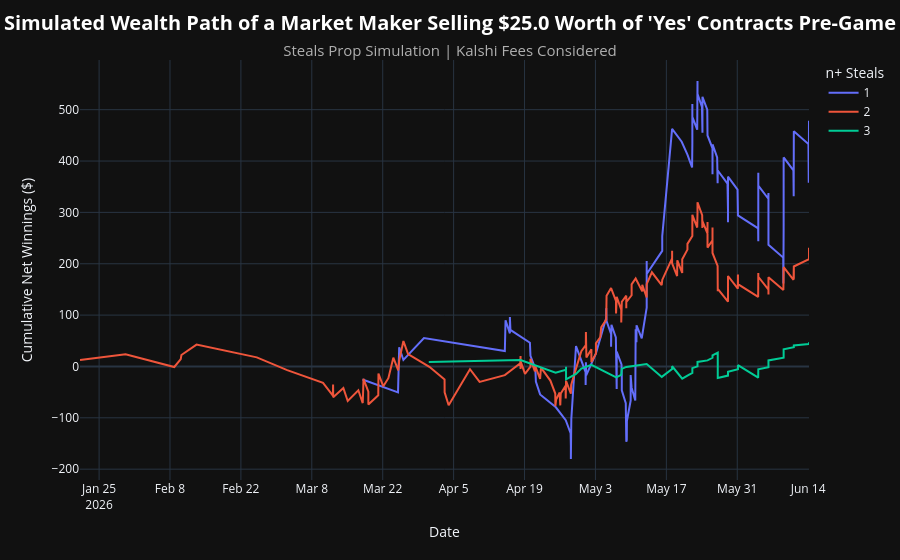

The notebook cell saved with this chart:
### Code cell
# Simulation: Sell Yes Limit Order
#   - A market maker provides $25 worth of liquidity on every steals prop market
#   - Fill price is naively approximated as the historical dollar-volume-weighted average pre-game price
#   - The wealth path evolves over time, starting at zero

n_steals = set(int(r['steals'][:-1]) for r in results if r['n'] > 500) # More than 500 trades

n_steals_map = dict()
for n in n_steals:
    df = steals_df[steals_df['n_steals'] == n].copy()
    sim_results = simulation(
        df=df,
        side='no',                      # Selling 'yes' is the same as buying 'no'
        liquidity_amt=LIQUIDITY_AMOUNT,
        fee=KALSHI_MAKER_FEE,           # Assume the 'yes' contract is sold by a market maker offering liquidity to a retail taker
        by='dvwa',
        trades=TRADES,                  # Strictly more than x trades occured pre-game
        dollar_volume=DOLLAR_VOLUME     # Strictly more than y dollar volume pre-game
    )
    sim_results['n_steals'] = n 

    w = simulation_statistics(
        df=sim_results,
        group_returns_by='weekly'
    )     
    m = simulation_statistics(
        df=sim_results,
        group_returns_by='monthly'
    )  

    n_steals_map[n] = {
        'simulation_results'       : sim_results,
        'weekly_simulation_stats'  : w,
        'monthly_simulation_stats' : m,
    }

combined_df = pd.concat(
    [v['simulation_results'] for v in n_steals_map.values()],
    ignore_index=True
)

fig = px.line(
    combined_df,
    x='close_time',
    y='cum_net_winnings',
    color='n_steals'        
)

fig.update_layout(
    template='plotly_dark',
    title={
        'text': (
            f"<b>Simulated Wealth Path of a Market Maker Selling ${LIQUIDITY_AMOUNT} Worth of 'Yes' Contracts Pre-Game</b><br>"
            f"<span style='font-size: 15px; color: #b0b0b0;'>Steals Prop Simulation | Kalshi Fees Considered</span>"
        ),
        'font': {'size': 20, 'color': '#ffffff'},
        'x': 0.5,
        'xanchor': 'center'
    },
    xaxis_title='Date',
    yaxis_title='Cumulative Net Winnings ($)',
    hovermode='x unified',
    paper_bgcolor='#111111',
    plot_bgcolor='#111111',
    legend_title_text='n+ Steals'
)

fig.show()

### Figure 1 — Plotly figure (JSON) as saved in the notebook; plotly's stock layout.template omitted (floating-point values rounded to 4 significant figures; data arrays with more than 128 entries replaced by an {"elided": "..."} marker saying what was removed)
{"data": [{"hovertemplate": "n_steals=1<br>close_time=%{x}<br>cum_net_winnings=%{y}<extra></extra>", "legendgroup": "1", "line": {"color": "#636efa", "dash": "solid"}, "marker": {"symbol": "circle"}, "mode": "lines", "name": "1", "orientation": "v", "showlegend": true, "type": "scatter", "x": {"elided": "136 str values"}, "xaxis": "x", "y": {"elided": "136 float values"}, "yaxis": "y"}, {"hovertemplate": "n_steals=2<br>close_time=%{x}<br>cum_net_winnings=%{y}<extra></extra>", "legendgroup": "2", "line": {"color": "#EF553B", "dash": "solid"}, "marker": {"symbol": "circle"}, "mode": "lines", "name": "2", "orientation": "v", "showlegend": true, "type": "scatter", "x": {"elided": "186 str values"}, "xaxis": "x", "y": {"elided": "186 float values"}, "yaxis": "y"}, {"hovertemplate": "n_steals=3<br>close_time=%{x}<br>cum_net_winnings=%{y}<extra></extra>", "legendgroup": "3", "line": {"color": "#00cc96", "dash": "solid"}, "marker": {"symbol": "circle"}, "mode": "lines", "name": "3", "orientation": "v", "showlegend": true, "type": "scatter", "x": ["2026-03-31T02:15:38Z", "2026-04-18T05:10:20Z", "2026-04-25T03:10:38Z", "2026-04-27T04:40:36Z", "2026-04-27T04:40:36Z", "2026-04-27T04:40:37Z", "2026-04-29T03:50:37Z", "2026-04-30T05:10:22Z", "2026-05-02T04:50:23Z", "2026-05-07T02:20:48Z", "2026-05-08T02:15:03Z", "2026-05-08T02:15:05Z", "2026-05-08T04:52:51Z", "2026-05-09T02:10:18Z", "2026-05-13T02:50:03Z", "2026-05-16T02:14:50Z", "2026-05-18T03:14:44Z", "2026-05-18T03:14:46Z", "2026-05-20T03:10:12Z", "2026-05-21T03:54:35Z", "2026-05-22T03:10:03Z", "2026-05-22T03:10:04Z", "2026-05-22T03:10:05Z", "2026-05-23T03:35:15Z", "2026-05-23T03:35:17Z", "2026-05-25T03:00:33Z", "2026-05-26T02:40:10Z", "2026-05-26T02:40:13Z", "2026-05-27T03:34:39Z", "2026-05-27T03:34:40Z", "2026-05-27T03:34:40Z", "2026-05-29T04:00:18Z", "2026-05-29T04:00:19Z", "2026-05-29T04:00:20Z", "2026-05-31T03:14:43Z", "2026-05-31T03:14:43Z", "2026-05-31T03:14:44Z", "2026-06-04T03:11:17Z", "2026-06-04T03:41:40Z", "2026-06-04T03:41:41Z", "2026-06-04T03:41:42Z", "2026-06-04T03:41:42Z", "2026-06-06T03:49:56Z", "2026-06-06T03:49:57Z", "2026-06-06T03:49:58Z", "2026-06-06T03:49:59Z", "2026-06-09T03:44:41Z", "2026-06-09T03:44:42Z", "2026-06-09T03:44:43Z", "2026-06-09T03:44:43Z", "2026-06-09T03:44:43Z", "2026-06-11T03:59:58Z", "2026-06-11T04:00:01Z", "2026-06-14T03:54:38Z", "2026-06-14T03:54:40Z"], "xaxis": "x", "y": [8.455, 12.59, -12.24, -6.227, -0.5338, -25.04, -14.56, -4.098, 2.996, -21.49, -16.19, -11.26, -4.614, -0.8622, 4.753, -20.36, -4.976, 0.3946, -23.81, -17.69, -12.54, -9.309, -3.353, 0.2129, 8.713, 11.76, 16.91, 21.43, 26.88, 2.212, -22.32, -17.79, -13.75, -10.31, -5.282, -1.801, 2.562, -21.94, -18.7, -14.54, -10.6, -5.425, -1.475, 2.116, 6.714, 11.8, 17.07, 19.81, 23.86, 27.27, 33.58, 37.37, 40.87, 43.87, 47.19], "yaxis": "y"}], "layout": {"hovermode": "x unified", "legend": {"title": {"text": "n+ Steals"}, "tracegroupgap": 0}, "margin": {"t": 60}, "paper_bgcolor": "#111111", "plot_bgcolor": "#111111", "title": {"font": {"color": "#ffffff", "size": 20}, "text": "<b>Simulated Wealth Path of a Market Maker Selling $25.0 Worth of 'Yes' Contracts Pre-Game</b><br><span style='font-size: 15px; color: #b0b0b0;'>Steals Prop Simulation | Kalshi Fees Considered</span>", "x": 0.5, "xanchor": "center"}, "xaxis": {"anchor": "y", "domain": [0, 1], "title": {"text": "Date"}}, "yaxis": {"anchor": "x", "domain": [0, 1], "title": {"text": "Cumulative Net Winnings ($)"}}}}
